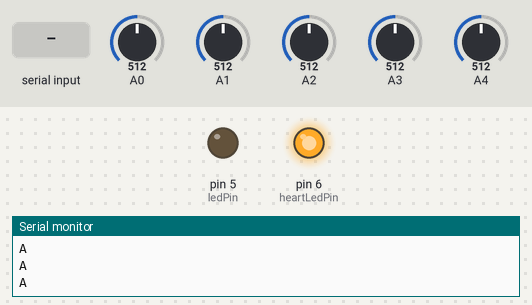
Recording of a sketch running on a simulated Arduino Uno, built with avr-gcc and run on an emulated ATmega328P. On the bench: output pins drawn as LEDs (lit = HIGH), the last lines printed to the serial monitor. Dashed ring = blinking. Inputs (shaded band) come from the test bench; at power-on: A0 = 512, A1 = 512, A2 = 512, A3 = 512, A4 = 512.

Above: at 1.0 s.
1.1 s: "1" received over Serial
At 1.6 s:
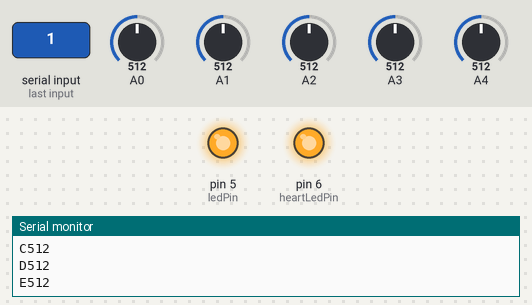
At 2.1 s:
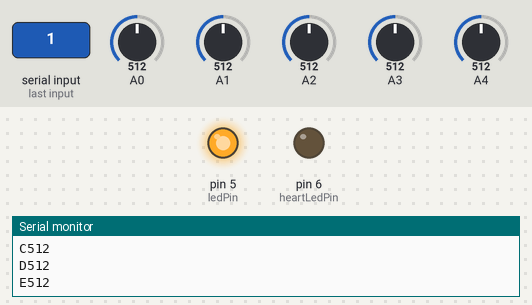
4.1 s: "1" received over Serial
At 5.2 s:
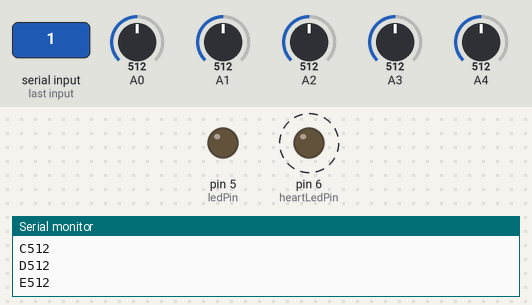
Timing chart, 0 to 13.1 s (numbered marks = the images above; inputs shaded):
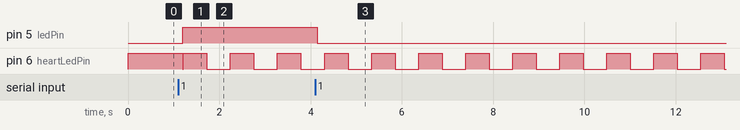

Measured:
- after the input at 1.1 s, pin 5 (ledPin): LOW → HIGH after 0.10 s; pin 6 (heartLedPin): HIGH → LOW after 0.10 s, then repeats every 1.0 s: HIGH 0.51 s, LOW 0.51 s
- after the input at 4.1 s, pin 5 (ledPin): HIGH → LOW after 0.05 s

The sketch:

Arduino_Processing_03.ino
```cpp
char val;
int ledPin = 5;
int heartLedPin = 6;            // to indicate program health
boolean ledState = LOW;
long currentMillis;
long previousMillis = 0;

void setup() {
  pinMode(ledPin, OUTPUT);
  pinMode(heartLedPin, OUTPUT);
  digitalWrite(heartLedPin, HIGH);  // heart beat LED ON
  Serial.begin(57600);
  establishContact();
  digitalWrite(heartLedPin, LOW);   // heart beat LED OFF
}

void loop() {
  if (Serial.available() > 0){
    val = Serial.read();
    if (val == '1'){
      ledState = !ledState;
      digitalWrite(ledPin, ledState);
    }
    delay(10);
  }
  else{
    Serial.print('A');
    Serial.println(analogRead(A0));
    Serial.print('B');
    Serial.println(analogRead(A1));
    Serial.print('C');
    Serial.println(analogRead(A2));
    Serial.print('D');
    Serial.println(analogRead(A3));
    Serial.print('E');
    Serial.println(analogRead(A4));
    delay(50);
  }

  heartBeat();    // execute heart beat
}

void establishContact(){
  while (Serial.available() <=0){
    Serial.println('A');
    delay(300);
  }
}

void heartBeat(){
  // heart beat LED toogles every 500ms.
  currentMillis = millis();
  if (currentMillis - previousMillis > 500){
    previousMillis = currentMillis;
    digitalWrite(heartLedPin, !digitalRead(heartLedPin));
  }
}
```
